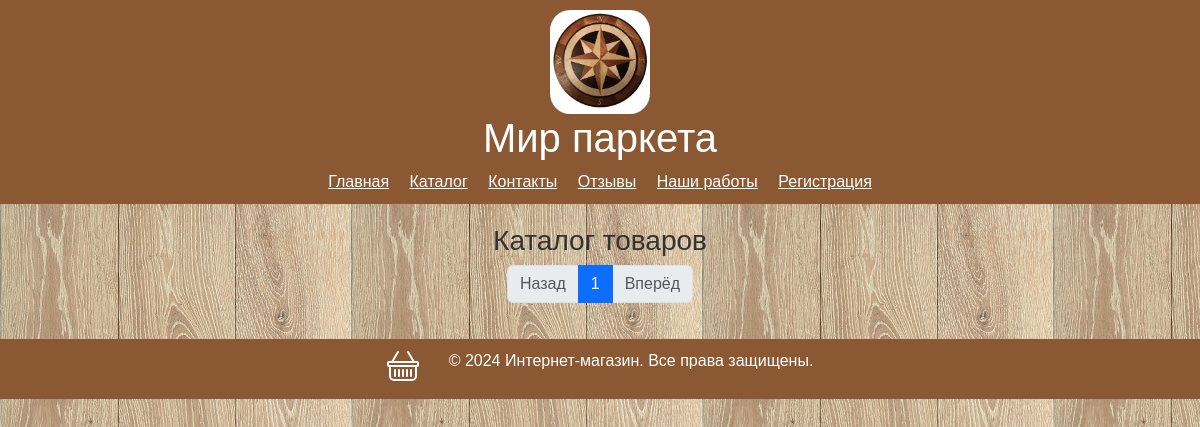
Before: /products/ with the older database file.
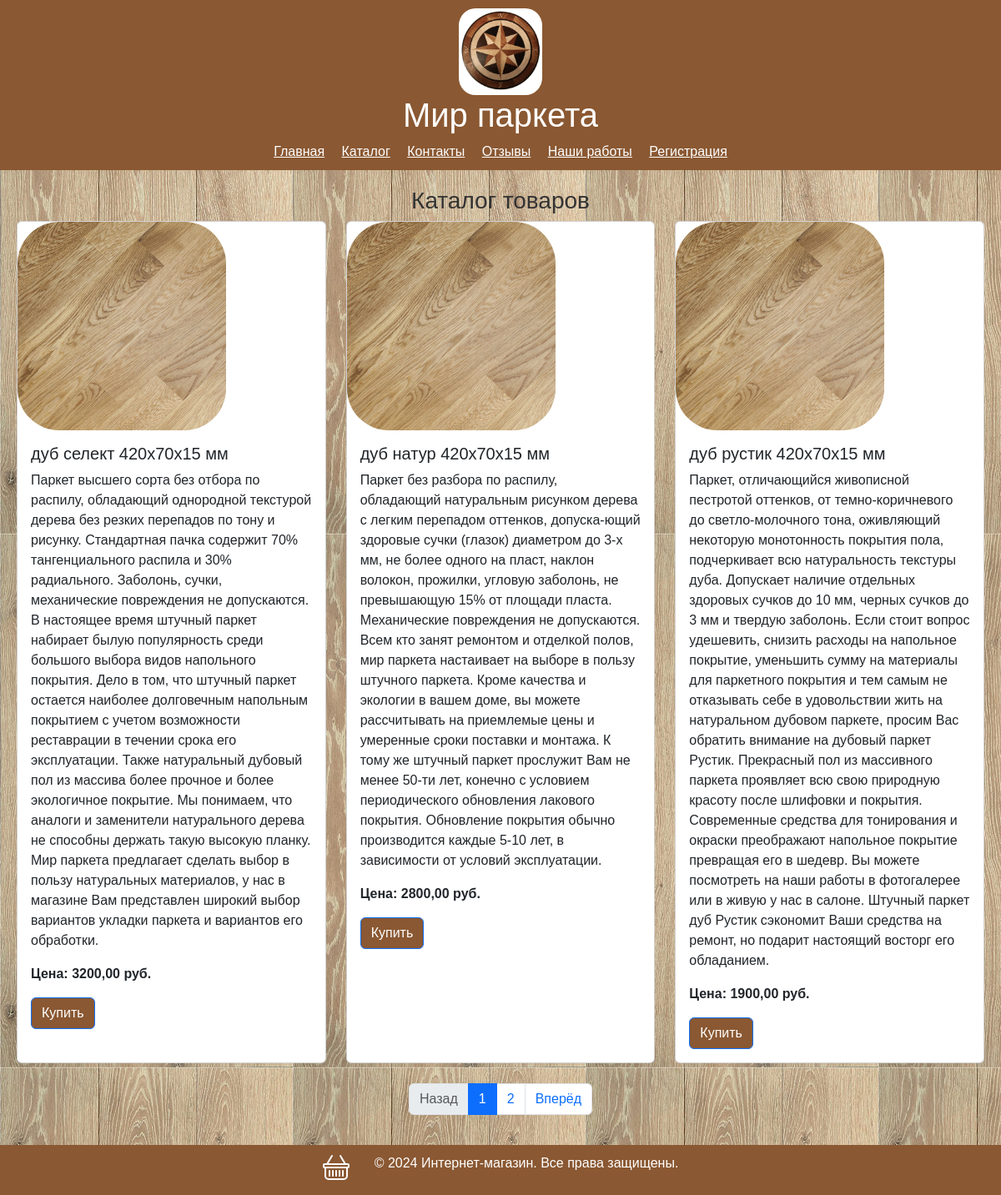
After: the same page with the newer database file.
### catalog/models.py (models this page shows, shortened)
class Product(models.Model):
    name = models.CharField(max_length=200)  # Название товара
    description = models.TextField(blank=True)  # Описание товара (опционально)
    price = models.DecimalField(max_digits=10, decimal_places=2)  # Цена товара
    category = models.ForeignKey(Category, on_delete=models.CASCADE)  # Связь с категорией
    created_at = models.DateTimeField(auto_now_add=True)  # Дата добавления товара

### catalog/views.py (the view)
# urls.py: path('products/', product_list, name='product_list'),
def product_list(request):
    products = Product.objects.all()
    paginator = Paginator(products, 3)
    page_number = request.GET.get('page', 1)
    page_obj = paginator.get_page(page_number)
    return render(request, 'catalog/product_list.html', {'page_obj': page_obj})

### templates/catalog/product_list.html (shortened to what this page needs)
{% extends 'base.html' %}
{% load static %}
{% block content %}
    <h3>Каталог товаров</h3>
    <div class="row row-cols-1 row-cols-md-2 row-cols-lg-3 g-4">
        {% for product in page_obj %}
        <div class="col">
            <div class="card h-100">
                <img src="{% static 'catalog/images/select.jpeg' %}" alt="foto" width='250px'>
                <div class="card-body">
                <h5 class="card-title">{{ product.name }}</h5>
                <p class="card-text">{{ product.description }}</p>
                <p class="card-text"><strong>Цена: {{ product.price }} руб.</strong></p>
                <a href="#" class="btn btn-primary">Купить</a>
                </div>
            </div>
        </div>
        {% endfor %}
    </div>
    <nav class="mt-4">
        <ul class="pagination justify-content-center">
            {% if page_obj.has_previous %}
            <li class="page-item">
                <a class="page-link" href="?page={{page_obj.previous_page_number }}">Назад</a>
            </li>
            {% else %}
            <li class="page-item disabled">
                <span class="page-link">Назад</span>
            </li>
            {% endif %}
            {% for num in page_obj.paginator.page_range %}
                {% if num == page_obj.number %}
                    <li class="page-item active">
                    <span class="page-link">{{ num }}</span>
                    </li>
                {% elif num > page_obj.number|add:-2 and num < page_obj.number|add:2 %}
                    <li class="page-item">
                    <a class="page-link" href="?page={{ num }}">{{ num }}</a>
                    </li>
                {% endif %}
            {% endfor %}
            {% if page_obj.has_next %}
                <li class="page-item">
                    <a class="page-link" href="?page={{ page_obj.next_page_number }}">Вперёд</a>
                </li>
            {% else %}
                <li class="page-item disabled">
                    <span class="page-link">Вперёд</span>
                </li>
            {% endif %}
        </ul>
    </nav>
{% endblock %}

Changed rows visible on the page:
added Product: name "дуб селект 420х70х15 мм", description "Паркет высшего сорта без отбора по распилу, обладающий однородной текстурой дерева без резких перепадов по тону и рисунку. Стандартная пачка содержит 70% тангенциального распила и 30% радиального. Заболонь, сучки, механические повреждения не допускаются. В настоящее время штучный паркет набирает былую популярность среди большого выбора видов напольного покрытия. Дело в том, что штучный паркет остается наиболее долговечным напольным покрытием с учетом возможности реставрации в течении срока его эксплуатации. Также натуральный дубовый пол из массива более прочное и более экологичное покрытие. Мы понимаем, что аналоги и заменители натурального дерева не способны держать такую высокую планку.…", price "3200,00"
added Product: name "дуб натур 420х70х15 мм", description "Паркет без разбора по распилу, обладающий натуральным рисунком дерева с легким перепадом оттенков, допуска-ющий здоровые сучки (глазок) диаметром до 3-х мм, не более одного на пласт, наклон волокон, прожилки, угловую заболонь, не превышающую 15% от площади пласта. Механические повреждения не допускаются. Всем кто занят ремонтом и отделкой полов, мир паркета настаивает на выборе в пользу штучного паркета. Кроме качества и экологии в вашем доме, вы можете рассчитывать на приемлемые цены и умеренные сроки поставки и монтажа. К тому же штучный паркет прослужит Вам не менее 50-ти лет, конечно с условием периодического обновления лакового покрытия. Обновление покрытия обычно производится каждые…", price "2800,00"
added Product: name "дуб рустик 420х70х15 мм", description "Паркет, отличающийся живописной пестротой оттенков, от темно-коричневого до светло-молочного тона, оживляющий некоторую монотонность покрытия пола, подчеркивает всю натуральность текстуры дуба. Допускает наличие отдельных здоровых сучков до 10 мм, черных сучков до 3 мм и твердую заболонь. Если стоит вопрос удешевить, снизить расходы на напольное покрытие, уменьшить сумму на материалы для паркетного покрытия и тем самым не отказывать себе в удовольствии жить на натуральном дубовом паркете, просим Вас обратить внимание на дубовый паркет Рустик. Прекрасный пол из массивного паркета проявляет всю свою природную красоту после шлифовки и покрытия. Современные средства для тонирования и окраски…", price "1900,00"
Other visible differences:
new list line: "2"
